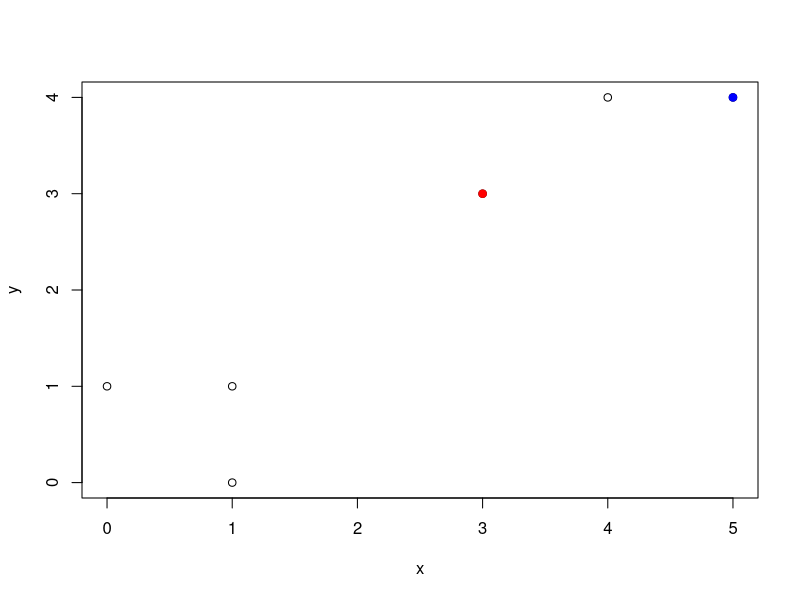
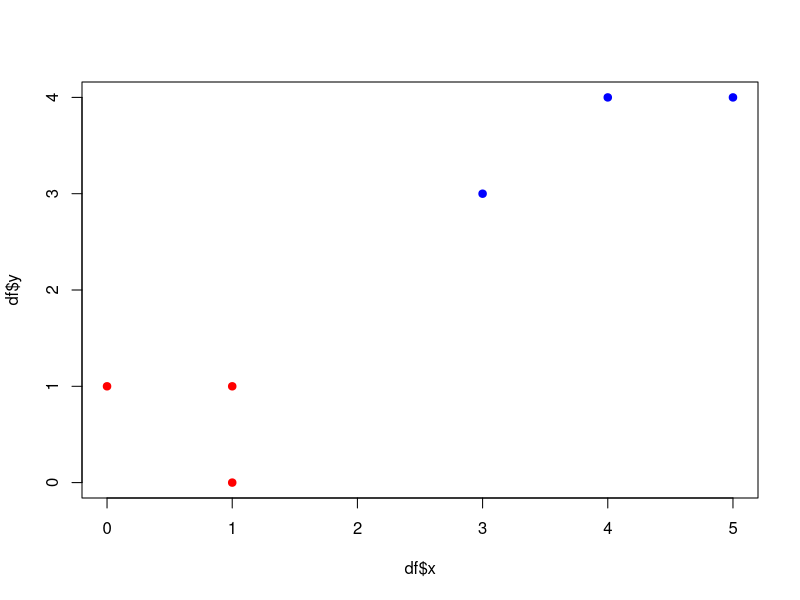
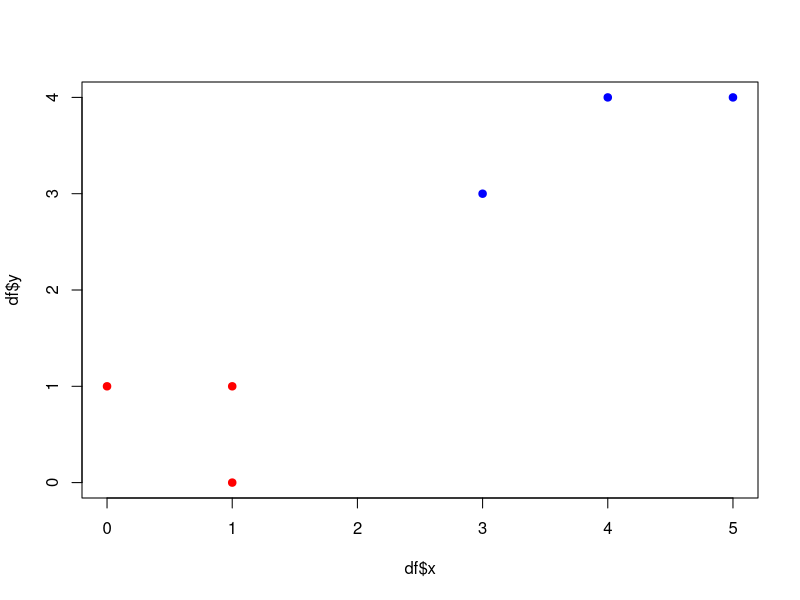

Here is the R script that generated these plots, in order:
## ---- chunk 1
x <- c(1, 0, 1, 3, 4, 5)
y <- c(1, 1, 0, 3, 4, 4)
seed1 <- c(3, 3)
seed2 <- c(5, 4)

plot(x = x, y = y)
points(c(seed1[1], seed2[1]),
       c(seed1[2], seed2[2]),
       col = c("red", "blue"),
       pch = 19)
## ---- chunk 2
group.df <- data.frame(x, y, group = NA,
                       centr_x = NA, centr_y = NA)
group.df[group.df$x == 3 & 
           group.df$y == 3, 
         c("group", "centr_x", "centr_y")] <- c(1, 3, 3)

group.df[group.df$x == 5 & 
           group.df$y == 4,
         c("group", "centr_x", "centr_y")] <- c(2, 5, 4)

manDist <- function(x, y, centr_x, centr_y){
  abs(centr_x - x) + 
    abs(centr_y - y)
}

group.df$dist1 <- unlist(mapply(manDist, group.df$x,
                       group.df$y,
                       MoreArgs = list(
                         centr_x = seed1[1],
                         centr_y = seed1[2])))

group.df$dist2 <- unlist(mapply(manDist, group.df$x,
                                group.df$y,
                                MoreArgs = list(
                                  centr_x = seed2[1],
                                  centr_y = seed2[2])))

group.df$group <- apply(group.df, 1, function(row){
  if(row["dist1"] == 
       min(row[c("dist1", "dist2")])){
    1
  }else{2}
})

group.df$change <- NA

group.df
## ---- chunk 3
reGroup <- function(df){
  center_x1 <- mean(df[df$group == 1, "x"])
  center_y1 <- mean(df[df$group == 1, "y"])
  center_x2 <- mean(df[df$group == 2, "x"])
  center_y2 <- mean(df[df$group == 2, "y"])
  df[df$group == 1, "centr_x"] <- center_x1
  df[df$group == 1, "centr_y"] <- center_y1
  df[df$group == 2, "centr_x"] <- center_x2
  df[df$group == 2, "centr_y"] <- center_y2
  df$dist1 <- unlist(mapply(manDist, df$x,
                            df$y,
                            MoreArgs = list(
                              centr_x = center_x1,
                              centr_y = center_y1)))
  df$dist2 <- unlist(mapply(manDist, df$x,
                            df$y,
                            MoreArgs = list(
                              centr_x = center_x2,
                              centr_y = center_y2)))
  g.initial <- df$group
  g <- apply(df, 1, function(row){
    if(row["dist1"] != row["dist2"]){
      if(row["dist1"] == 
           min(row[c("dist1", "dist2")])){
        1
      }else{2}
    }else{0}
  })
  df$group <- g
  df$change <- sapply(1:length(g), function(i){
    !(g[i] == g.initial[i])
  })
  df
}

group.df2 <- reGroup(group.df)

group.df2
## ---- chunk 4
plotGroups <- function(df){
  group.cols <- df$group
  group.cols[group.cols == 1] <- "red"
  group.cols[group.cols == 2] <- "blue"
  group.cols[group.cols == 0] <- "black"
  plot(df$x, df$y, pch = 19,
       col = group.cols)
}

plotGroups(group.df2)

## ---- chunk 5
group.df3 <- reGroup(group.df2)

plotGroups(group.df3)

group.df3

